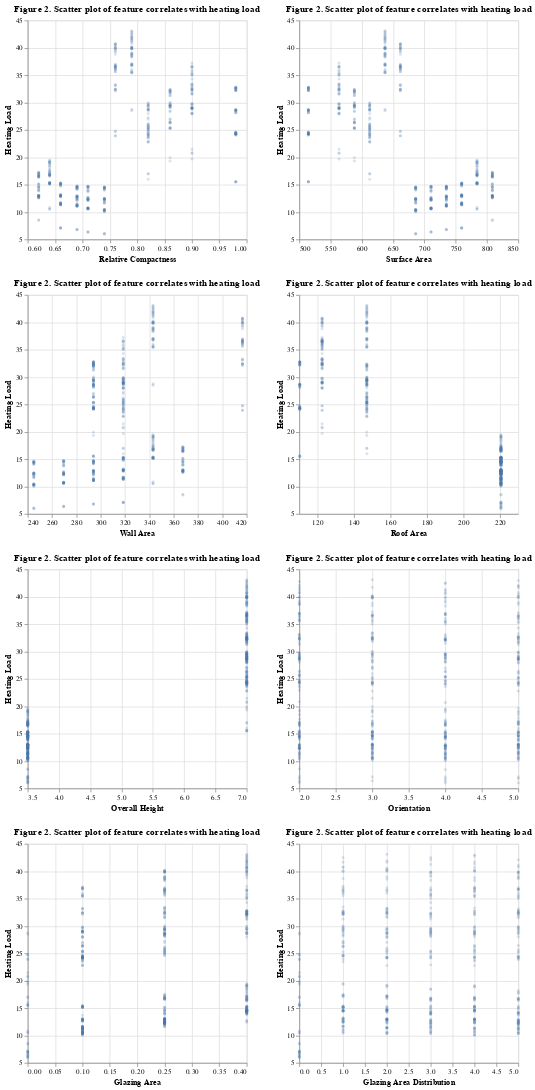

The cell this chart's notebook holds for it:
### Code cell
# pairwsie scatter plots

scatter1 = alt.Chart(train_df,
                    title = 'Figure 2. Scatter plot of feature correlates with heating load').mark_point(opacity = 0.2,
                                       size = 5).encode(
    alt.X (alt.repeat(),
           type = 'quantitative',
           scale = alt.Scale(zero = False)),
    alt.Y('Heating Load',
          scale = alt.Scale(zero = False))
    ).properties(
    width = 300,
    height = 300
    ).repeat(
    repeat = feats,
        columns = 2
    )
scatter1

### Figure 1 — Vega-Lite specification as saved in the notebook (floating-point values rounded to 4 significant figures; data arrays with more than 128 entries replaced by an {"elided": "..."} marker saying what was removed)
{"$schema": "https://vega.github.io/schema/vega-lite/v4.17.0.json", "columns": 2, "config": {"view": {"continuousHeight": 300, "continuousWidth": 400}}, "datasets": {"data-6f853e7087029a474ca9fa67d7e519bb": {"elided": "537 records"}}, "repeat": ["Relative Compactness", "Surface Area", "Wall Area", "Roof Area", "Overall Height", "Orientation", "Glazing Area", "Glazing Area Distribution"], "spec": {"data": {"name": "data-6f853e7087029a474ca9fa67d7e519bb"}, "encoding": {"x": {"field": {"repeat": "repeat"}, "scale": {"zero": false}, "type": "quantitative"}, "y": {"field": "Heating Load", "scale": {"zero": false}, "type": "quantitative"}}, "height": 300, "mark": {"opacity": 0.2, "size": 5, "type": "point"}, "title": "Figure 2. Scatter plot of feature correlates with heating load", "width": 300}}
